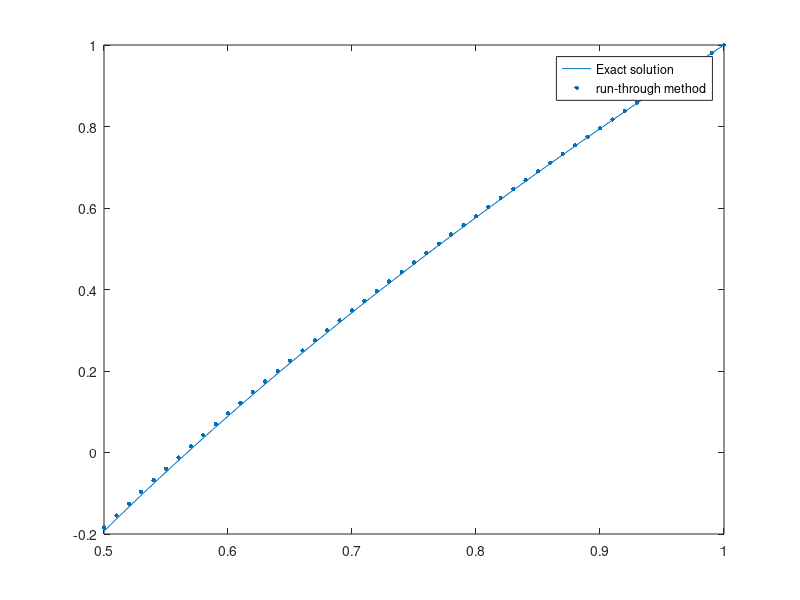

This figure's MATLAB source:
clear;
clc;


# Метод дифференциальной прогонки
# 4 variant

function y = p(x)
  y = 1/x;
endfunction
function y = q(x)
  y = 0;
endfunction
function y = f(x)
  y = 1/x;
endfunction
function y = f_0(x)
  y = 0;
endfunction

alpha0 = 0; betta0 = 1; gamma0 = 3;
alpha1 = 1; betta1 = 0; gamma1 = 1;

a = 0.5; b = 1;

tau = 0.01;
n = (b-a)/tau + 1;
X = a:tau:b;

u = @(x) x + log(x);

function [Z1, Z2] = solution(p, q, f, a, b, tau, init_val, n)
  x = a:tau:b;
  Z1(1) = init_val(1);
  Z2(1) = init_val(2);
  for k = 1:n - 1
    Z1(k + 1) = Z1(k) + tau * (-Z1(k) * Z1(k) -p(x(k)) * Z1(k) + q(x(k)))
    Z2(k + 1) = Z2(k) + tau * (-Z2(k) * (Z1(k) + p(x(k))) + f(x(k)))
  endfor
endfunction

# betta != 0

init_vals = [-alpha0 / betta0 gamma0 / betta0];

[Z1, Z2] = solution(@p, @q, @f, a, b, tau, init_vals, n);

y = zeros(n, 1);

y(n) = (gamma1 - betta1 * Z2(end)) / (alpha1 + betta1 * Z1(end));
for k = 1:n - 1
  y(n - k) = y(n - k + 1) - tau * (Z1(n - k + 1) * y(n - k + 1) + Z2(n - k + 1));
endfor

fplot(u, [min(X), max(X)]);
hold on;
scatter(X, y, 10, "filled");
legend("Exact solution", "run-through method");
